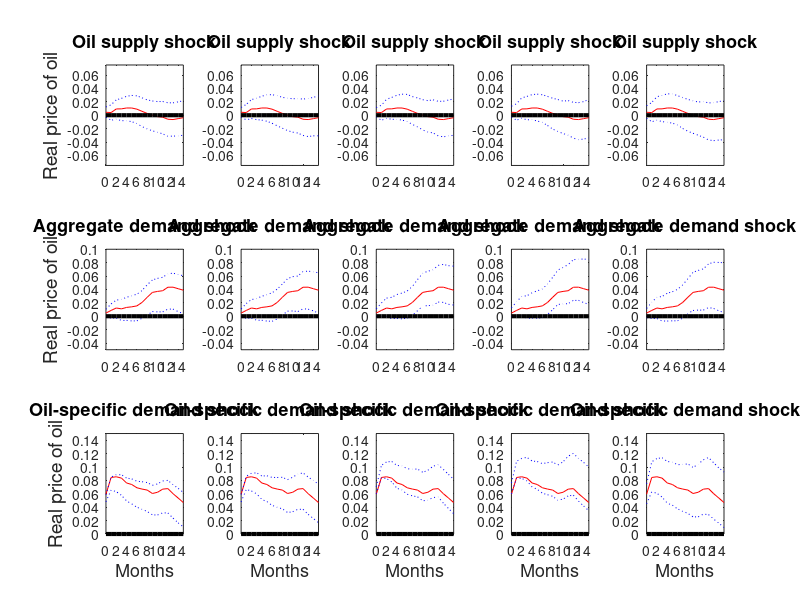

Recreate this plot in MATLAB.
% FIGURE12_6.M
%
% Kilian and Lutkepohl (2017), Structural VAR Analysis, Cambridge University Press.
% This file generates Figure 12.6

clear; 

% This figure loads *.mat files with the intermediate output generated by
% figureefron.m
% figurekilian.m
% figurehall.m
% figureepert.m
% figurespert.m

load efron95
subplot(3,5,1)
plot(horizon,-IRF(3,:),'r-',horizon,-CILO(3,:),'b:',horizon,-CIUP(3,:),'b:',horizon,zeros(size(horizon)),'k-','linewidth',3);
title('Oil supply shock','fontsize',13)
ylabel('Real price of oil','fontsize',14)
axis([0 h -0.075 0.075])
subplot(3,5,6)
plot(horizon,IRF(6,:),'r-',horizon,CILO(6,:),'b:',horizon,CIUP(6,:),'b:',horizon,zeros(size(horizon)),'k-','linewidth',3);
title('Aggregate demand shock','fontsize',13)
ylabel('Real price of oil','fontsize',14)
axis([0 h -0.05 0.1])
subplot(3,5,11)
plot(horizon,IRF(9,:),'r-',horizon,CILO(9,:),'b:',horizon,CIUP(9,:),'b:',horizon,zeros(size(horizon)),'k-','linewidth',3);
title('Oil-specific demand shock','fontsize',13)
ylabel('Real price of oil','fontsize',14)
xlabel('Months','fontsize',13)
axis([0 h 0 0.15])
clear;

load kilian95; CILO=CI1LO; CIUP=CI1UP;
subplot(3,5,2)
plot(horizon,-IRF(3,:),'r-',horizon,-CILO(3,:),'b:',horizon,-CIUP(3,:),'b:',horizon,zeros(size(horizon)),'k-','linewidth',3);
title('Oil supply shock','fontsize',13)
axis([0 h -0.075 0.075])
subplot(3,5,7)
plot(horizon,IRF(6,:),'r-',horizon,CILO(6,:),'b:',horizon,CIUP(6,:),'b:',horizon,zeros(size(horizon)),'k-','linewidth',3);
title('Aggregate demand shock','fontsize',13)
axis([0 h -0.05 0.1])
subplot(3,5,12)
plot(horizon,IRF(9,:),'r-',horizon,CILO(9,:),'b:',horizon,CIUP(9,:),'b:',horizon,zeros(size(horizon)),'k-','linewidth',3);
title('Oil-specific demand shock','fontsize',13)
xlabel('Months','fontsize',13)
axis([0 h 0 0.15])
clear;

load hall95
subplot(3,5,3)
plot(horizon,-IRF(3,:),'r-',horizon,-CILO(3,:),'b:',horizon,-CIUP(3,:),'b:',horizon,zeros(size(horizon)),'k-','linewidth',3);
title('Oil supply shock','fontsize',13)
axis([0 h -0.075 0.075])
subplot(3,5,8)
plot(horizon,IRF(6,:),'r-',horizon,CILO(6,:),'b:',horizon,CIUP(6,:),'b:',horizon,zeros(size(horizon)),'k-','linewidth',3);
title('Aggregate demand shock','fontsize',13)
axis([0 h -0.05 0.1])
subplot(3,5,13)
plot(horizon,IRF(9,:),'r-',horizon,CILO(9,:),'b:',horizon,CIUP(9,:),'b:',horizon,zeros(size(horizon)),'k-','linewidth',3);
title('Oil-specific demand shock','fontsize',13)
xlabel('Months','fontsize',13)
axis([0 h 0 0.15])
clear;

load epert95
subplot(3,5,4)
plot(horizon,-IRF(3,:),'r-',horizon,-CILO(3,:),'b:',horizon,-CIUP(3,:),'b:',horizon,zeros(size(horizon)),'k-','linewidth',3);
title('Oil supply shock','fontsize',13)
axis([0 h -0.075 0.075])
subplot(3,5,9)
plot(horizon,IRF(6,:),'r-',horizon,CILO(6,:),'b:',horizon,CIUP(6,:),'b:',horizon,zeros(size(horizon)),'k-','linewidth',3);
title('Aggregate demand shock','fontsize',13)
axis([0 h -0.05 0.1])
subplot(3,5,14)
plot(horizon,IRF(9,:),'r-',horizon,CILO(9,:),'b:',horizon,CIUP(9,:),'b:',horizon,zeros(size(horizon)),'k-','linewidth',3);
title('Oil-specific demand shock','fontsize',13)
xlabel('Months','fontsize',13)
axis([0 h 0 0.15])
clear;

load spert95
subplot(3,5,5)
plot(horizon,-IRF(3,:),'r-',horizon,-CILO(3,:),'b:',horizon,-CIUP(3,:),'b:',horizon,zeros(size(horizon)),'k-','linewidth',3);
title('Oil supply shock','fontsize',13)
axis([0 h -0.075 0.075])
subplot(3,5,10)
plot(horizon,IRF(6,:),'r-',horizon,CILO(6,:),'b:',horizon,CIUP(6,:),'b:',horizon,zeros(size(horizon)),'k-','linewidth',3);
title('Aggregate demand shock','fontsize',13)
axis([0 h -0.05 0.1])
subplot(3,5,15)
plot(horizon,IRF(9,:),'r-',horizon,CILO(9,:),'b:',horizon,CIUP(9,:),'b:',horizon,zeros(size(horizon)),'k-','linewidth',3);
title('Oil-specific demand shock','fontsize',13)
xlabel('Months','fontsize',13)
axis([0 h 0 0.15])

